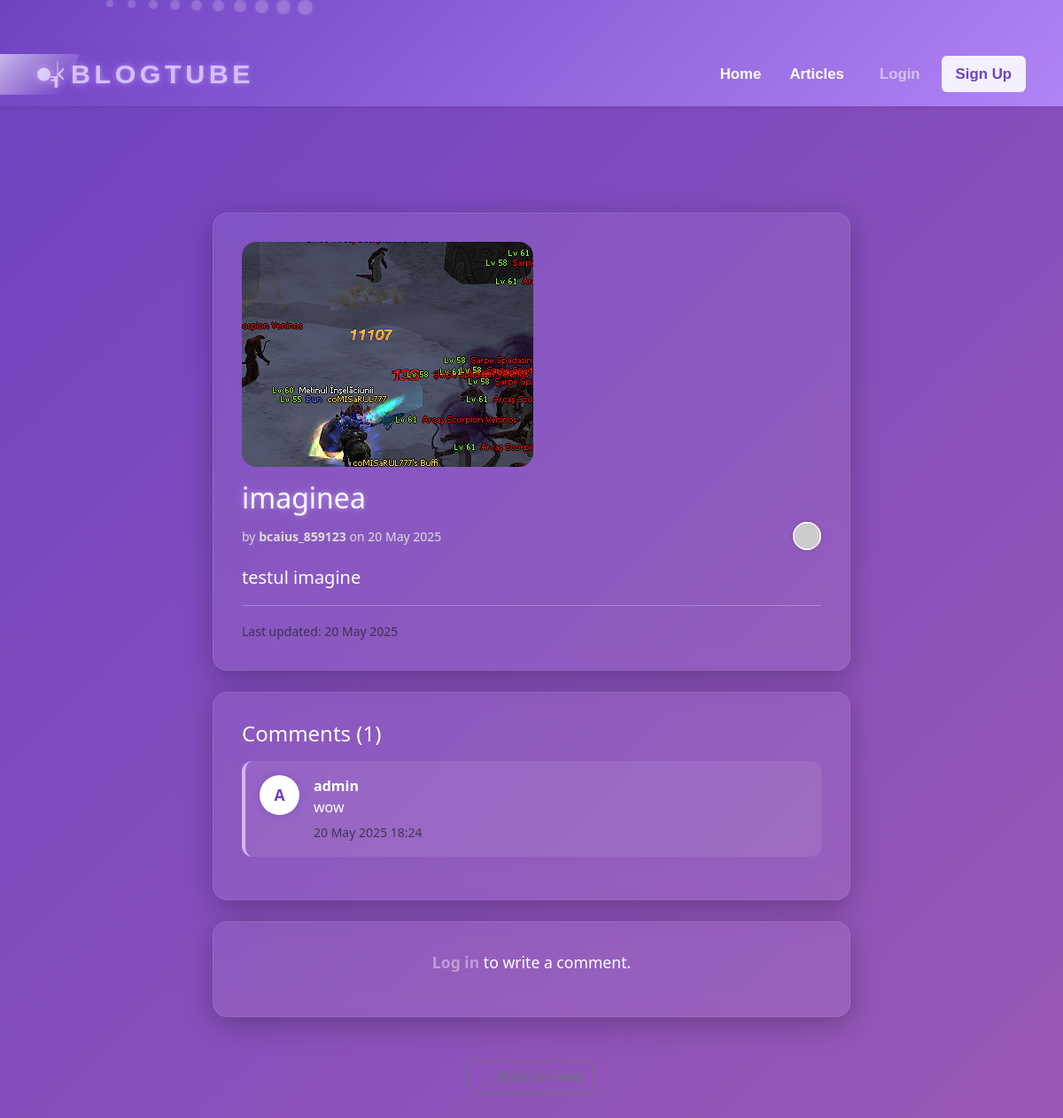
Page /articles/detail_articol/19 on the committed database.
### Articol/models.py (models this page shows, shortened)
class Article(models.Model):
    title = models.CharField(max_length=255)
    content = models.TextField()
    author = models.ForeignKey(User, on_delete=models.CASCADE)
    date_published = models.DateTimeField(auto_now_add=True)
    created_at = models.DateTimeField(auto_now_add=True)
    updated_at = models.DateTimeField(auto_now=True)
    image = models.ImageField(upload_to='articol_images/', blank=True, null=True)

### comment/models.py (models this page shows, shortened)
class Comment(models.Model):
    article = models.ForeignKey('Articol.Article', on_delete=models.CASCADE, related_name='comments')
    user = models.ForeignKey(User, on_delete=models.CASCADE)
    content = models.TextField()
    date_posted = models.DateTimeField(auto_now_add=True)
    updated_at = models.DateTimeField(auto_now=True)

### Articol/views.py (the view, shortened to what this page needs)
# urls.py: path('detail_articol/<int:pk>', views.ArticolDetailView.as_view(), name='details-articol'),
class ArticolDetailView(FormMixin, DetailView):
    model = Article
    template_name = 'Articol/details_articol.html'
    form_class = CommentForm
    def get_context_data(self, **kwargs):
        context = super().get_context_data(**kwargs)
        comments = self.object.comments.all().order_by('-date_posted').prefetch_related('reactions')
        user = self.request.user if self.request.user.is_authenticated else None
        comment_data = []
        for comment in comments:
            reactions_count = comment.reactions.values('reaction_type').annotate(count=Count('id'))
            reactions_count_dict = {r['reaction_type']: r['count'] for r in reactions_count}
            user_reactions = set()
            if user:
                user_reactions = set(comment.reactions.filter(user=user).values_list('reaction_type', flat=True))
            comment_data.append({
                'comment': comment,
                'reactions_count': reactions_count_dict,
                'user_reactions': user_reactions,
            })
        context['comment_data'] = comment_data
        context['form'] = self.get_form()
        context['user'] = user
        context['Reaction'] = Reaction
        return context

### templates/Articol/details_articol.html (shortened to what this page needs)
{% extends 'base.html' %}
{% block content %}
{% load widget_tweaks %}
<div class="particles">
  {% for i in "1234567890"|make_list %}
  <div class="particle" style="
    width: {{ 8|add:forloop.counter0 }}px;
    height: {{ 8|add:forloop.counter0 }}px;
    left: {{ forloop.counter0|add:"10"|add:forloop.counter0|stringformat:"d" }}%;
    animation-delay: {{ forloop.counter0 }}s;
  "></div>
  {% endfor %}
</div>
<div class="container py-5 position-relative" style="z-index: 1;">
  <div class="row justify-content-center">
    <div class="col-lg-10 col-xl-8">
      <div class="glass-card mb-4">
        <img src="{{ article.image.url }}" alt="{{ article.title }}"
            style="max-width: 100%; border-radius: 1rem; margin-bottom: 1rem;">
        <h2>{{ article.title }}</h2>
        <div class="comment-header">
          <div>
            <small>by <strong>{{ article.author.username }}</strong> on {{ article.date_published|date:"d M Y" }}</small>
          </div>
          <div class="avatar-stack d-flex">
            {% for item in comment_data|slice:":5" %}
              <img src="https://api.dicebear.com/7.x/initials/svg?seed={{ item.comment.user.username }}" alt="avatar">
            {% endfor %}
          </div>
        </div>
        <p class="mt-3 fs-5">{{ article.content }}</p>
        <hr>
        <small class="text-muted">Last updated: {{ article.updated_at|date:"d M Y" }}</small>
      </div>
      <div class="glass-card">
        <h4 class="mb-3">Comments ({{ comment_data|length }})</h4>
        {% if comment_data %}
          {% for item in comment_data %}
          <div class="comment-box d-flex">
            <div class="comment-avatar">{{ item.comment.user.username|slice:":1"|upper }}</div>
            <div class="flex-grow-1">
              <strong>{{ item.comment.user.username }}</strong>
              <p class="mb-1">{{ item.comment.content }}</p>
              <small class="text-muted">{{ item.comment.date_posted|date:"d M Y H:i" }}</small>
            </div>
          </div>
          {% endfor %}
        {% else %}
          <p class="text-light">No comments yet. Be the first to write one!</p>
        {% endif %}
      </div>
      {% if user.is_authenticated %}
        <div class="glass-card mt-4">
          <h5 class="mb-3">Leave a Comment</h5>
          <form method="post">
            {% csrf_token %}
            <div class="mb-3 d-flex align-items-start">
              {{ form.content.label_tag }}
              {{ form.content|add_class:"form-control me-2" }}
              <button type="button" id="emoji-btn" class="emoji-button" aria-expanded="false">😊</button>
            </div>
            <button type="submit" class="btn btn-purple">Post Comment</button>
          </form>
        </div>
      {% else %}
          <div class="login-prompt glass-card mt-4 text-center">
             <p>
               <a href="{% url 'login' %}" class="login-link">Log in</a> to write a comment.
             </p>
          </div>
      {% endif %}
      <div class="text-center mt-5">
        <a href="{% url 'list-articol' %}" class="btn btn-outline-secondary">← Back to Feed</a>
      </div>
    </div>
  </div>
</div>
{% endblock %}

### static/css/my_style.css (style rules this page uses)
body { margin: 0; min-height: 100vh; overflow-x: hidden; background: linear-gradient(-45deg, #6f42c1, #b084f5, #9f7aea, #a78bfa); background-size: 400% 400%; animation: gradientShift 20s ease infinite; position: relative; color: white; font-family: 'Segoe UI', Tahoma, Geneva, Verdana, sans-serif, 'Segoe UI Emoji', 'Noto Color Emoji', 'Apple Color Emoji', sans-serif; }
.container { position: relative; z-index: 10; padding-top: 3rem; }
.particles { position: fixed; top: 0; left: 0; width: 100vw; height: 100vh; pointer-events: none; overflow: visible; z-index: 5; }
.particle { position: absolute; border-radius: 50%; background: rgba(255 255 255 / 0.15); animation-timing-function: linear; animation-iteration-count: infinite; opacity: 0.8; filter: drop-shadow(0 0 3px rgba(255 255 255 / 0.5)); }
.login-prompt { background: rgba(255, 255, 255, 0.07); border: 1px solid rgba(255, 255, 255, 0.15); box-shadow: 0 8px 32px rgba(111, 66, 193, 0.25); backdrop-filter: blur(10px); border-radius: 1rem; padding: 1.5rem 2rem; color: #dcdcdc; font-size: 1.1rem; font-weight: 500; transition: background-color 0.3s ease, box-shadow 0.3s ease; }
.login-link { color: #c39bd3; font-weight: 700; text-decoration: none; transition: color 0.3s ease, text-shadow 0.3s ease; }

### templates/Articol/details_articol.html (style rules this page uses)
body { background: linear-gradient(135deg, #6f42c1, #9b59b6); overflow-x: hidden; }
.particles { position: fixed; top: 0; left: 0; width: 100%; height: 100%; z-index: 0; pointer-events: none; }
.particle { position: absolute; border-radius: 50%; background: rgba(255, 255, 255, 0.2); animation: float 30s linear infinite, twinkle 5s ease-in-out infinite; }
.glass-card { background: rgba(255, 255, 255, 0.07); border-radius: 1rem; padding: 2rem; box-shadow: 0 8px 32px rgba(0, 0, 0, 0.25); backdrop-filter: blur(10px); border: 1px solid rgba(255, 255, 255, 0.1); color: #fff; animation: fadeInUp 1s ease; transition: transform 0.3s ease, box-shadow 0.3s ease, border-color 0.3s ease; }
.comment-avatar { width: 45px; height: 45px; border-radius: 50%; background: #fff; color: #6f42c1; display: flex; align-items: center; justify-content: center; font-weight: bold; font-size: 1.1rem; margin-right: 1rem; box-shadow: 0 0 10px rgba(111, 66, 193, 0.5); transition: transform 0.3s ease, box-shadow 0.3s ease; }
.comment-box { background-color: rgba(255, 255, 255, 0.08); border-left: 4px solid #d2b6ff; padding: 1rem; border-radius: 0.75rem; margin-bottom: 1rem; color: #fff; animation: fadeIn 0.8s ease-in; }
.comment-header { display: flex; align-items: center; justify-content: space-between; color: #dcdcdc; margin-bottom: 0.5rem; }
.avatar-stack img { width: 32px; height: 32px; border-radius: 50%; margin-left: -10px; border: 2px solid white; box-shadow: 0 0 5px rgba(0,0,0,0.2); transition: transform 0.3s ease, box-shadow 0.3s ease; }
h2 { text-shadow: 0 0 6px rgba(212, 191, 255, 0.7); transition: text-shadow 0.3s ease; }

### rows in the picture
Article: image (picture), title "imaginea", author.username "bcaius_859123", date_published "20 May 2025", content "testul imagine", updated_at "20 May 2025"
Comment: comment.user.username "A", comment.user.username "admin", comment.content "wow", comment.date_posted "20 May 2025 18:24"

### other values in the picture
{{ comment_data|length }} "1"
